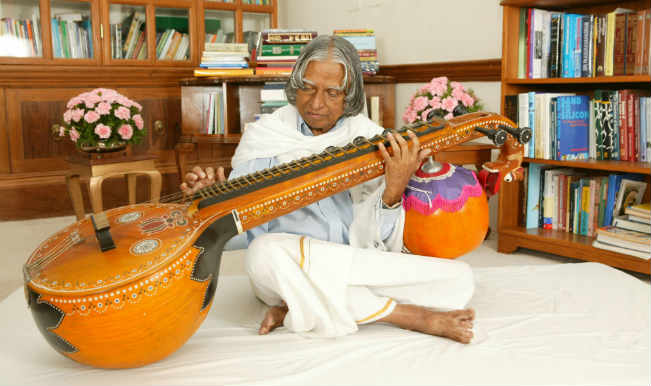
#> input picture Pencil_Sketch/kalam-veena.jpg, 651 x 386 px
$ python -i FaceDetection.py   (imports and definitions only)
#> lines starting #> are read from the running program, lines starting #| are printed output that depends on the picture; after the words box and inside, x2 and y2 are one past the last pixel; in counts of white or black regions, pixels touching at a corner belong together
#> further down, picture is the input picture: PIL image 651x386 RGB; mean R, G, B 180, 150, 115.6
# Face Detection App
import streamlit as st
import cv2
from PIL import Image,ImageEnhance
import numpy as np
import os
import io

# [1 line not run here, left out]

face_cascade = cv2.CascadeClassifier('haarcascade_frontalface_default.xml')
eye_cascade = cv2.CascadeClassifier('haarcascade_eye.xml')
smile_cascade = cv2.CascadeClassifier('haarcascade_smile.xml')

# [31 lines left out: functions detect_faces, detect_eyes, detect_smiles, not called in this run]

def cartonize_image(our_image):
	new_img = np.array(our_image.convert('RGB'))
	img = cv2.cvtColor(new_img,1)
	gray = cv2.cvtColor(new_img, cv2.COLOR_BGR2GRAY)
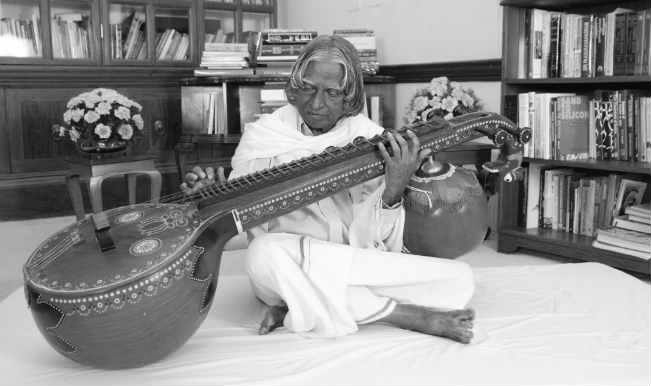
#> gray: shape (386, 651); min 1, max 255, mean 143.1
	# Edges
	gray = cv2.medianBlur(gray, 5)
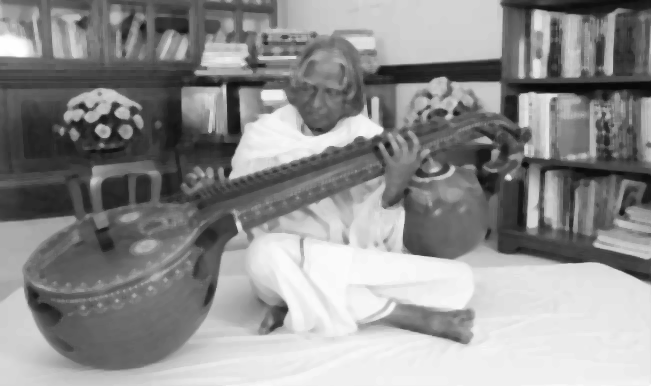
#> gray: shape (386, 651); min 8, max 255, mean 142.9
	edges = cv2.adaptiveThreshold(gray, 255, cv2.ADAPTIVE_THRESH_MEAN_C, cv2.THRESH_BINARY, 9, 9)
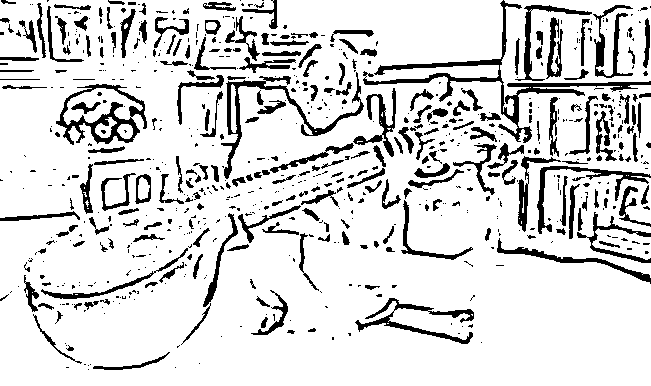
#> edges: shape (386, 651); 85.1% white; 713 black regions (468 under 20 px), largest, box (x1, y1, x2, y2) and area: (363, 0, 651, 143) 3008, (221, 72, 364, 179) 1633, (56, 84, 147, 145) 1594
	#Color
	color = cv2.bilateralFilter(img, 9, 300, 300)
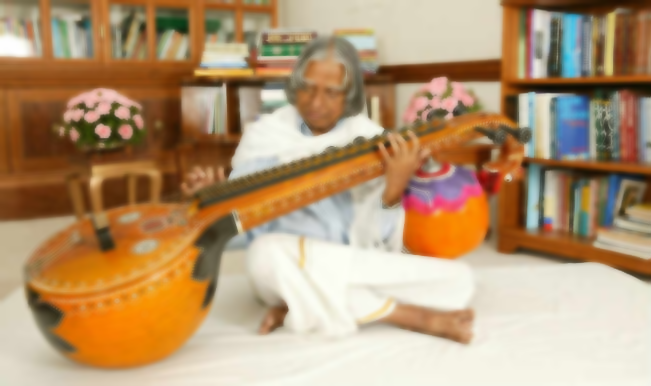
#> color: shape (386, 651, 3); mean R, G, B 180, 150, 115.5
	#Cartoon
	cartoon = cv2.bitwise_and(color, color, mask=edges)
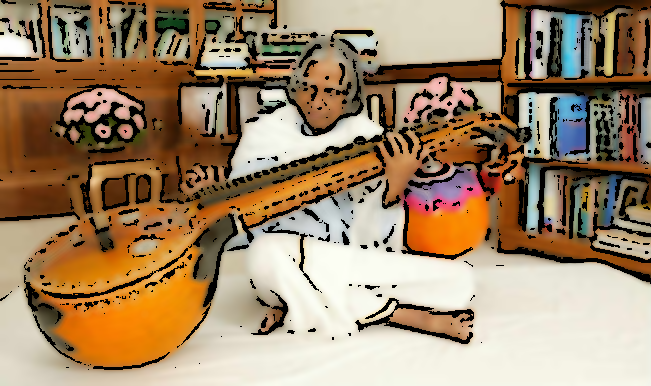
#> cartoon: shape (386, 651, 3); mean R, G, B 160.1, 135.1, 105.8

	return cartoon


# [113 lines left out: functions cannize_image, detect, main, not called in this run]


# [2 lines not run here, left out]

>>> from PIL import Image
>>> picture = Image.open('../Pencil_Sketch/kalam-veena.jpg')
>>> result = cartonize_image(picture)
